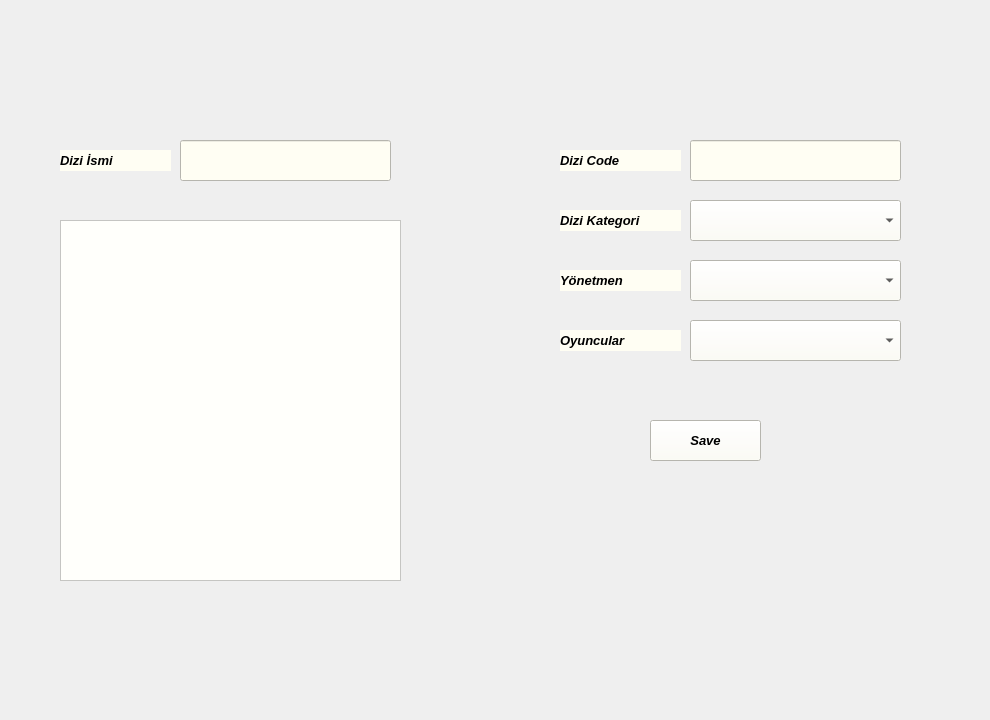
     <widget class="QWidget" name="tab_12">
      <attribute name="title">
       <string>DiziEkle</string>
      </attribute>
      <widget class="QTextEdit" name="textEdit_17">
       <property name="geometry">
        <rect>
         <x>60</x>
         <y>220</y>
         <width>341</width>
         <height>361</height>
        </rect>
       </property>
       <property name="styleSheet">
        <string notr="true">background-color: rgb(255, 255, 251);</string>
       </property>
      </widget>
      <widget class="QComboBox" name="comboBox_10">
       <property name="geometry">
        <rect>
         <x>690</x>
         <y>260</y>
         <width>211</width>
         <height>41</height>
        </rect>
       </property>
       <property name="styleSheet">
        <string notr="true">background-color: rgb(255, 254, 243);</string>
       </property>
      </widget>
      <widget class="QLabel" name="label_103">
       <property name="geometry">
        <rect>
         <x>60</x>
         <y>150</y>
         <width>111</width>
         <height>21</height>
        </rect>
       </property>
       <property name="font">
        <font>
         <pointsize>10</pointsize>
         <weight>75</weight>
         <italic>true</italic>
         <bold>true</bold>
        </font>
       </property>
       <property name="styleSheet">
        <string notr="true">background-color: rgb(255, 254, 243);</string>
       </property>
       <property name="text">
        <string>Dizi İsmi</string>
       </property>
      </widget>
      <widget class="QComboBox" name="comboBox_11">
       <property name="geometry">
        <rect>
         <x>690</x>
         <y>320</y>
         <width>211</width>
         <height>41</height>
        </rect>
       </property>
       <property name="styleSheet">
        <string notr="true">background-color: rgb(255, 254, 243);</string>
       </property>
      </widget>
      <widget class="QComboBox" name="comboBox_12">
       <property name="geometry">
        <rect>
         <x>690</x>
         <y>200</y>
         <width>211</width>
         <height>41</height>
        </rect>
       </property>
       <property name="styleSheet">
        <string notr="true">background-color: rgb(255, 254, 243);</string>
       </property>
      </widget>
      <widget class="QLineEdit" name="lineEdit_7">
       <property name="geometry">
        <rect>
         <x>180</x>
         <y>140</y>
         <width>211</width>
         <height>41</height>
        </rect>
       </property>
       <property name="font">
        <font>
         <pointsize>7</pointsize>
        </font>
       </property>
       <property name="styleSheet">
        <string notr="true">background-color: rgb(255, 254, 243);</string>
       </property>
      </widget>
      <widget class="QPushButton" name="pushButton_38">
       <property name="geometry">
        <rect>
         <x>650</x>
         <y>420</y>
         <width>111</width>
         <height>41</height>
        </rect>
       </property>
       <property name="font">
        <font>
         <pointsize>10</pointsize>
         <weight>75</weight>
         <italic>true</italic>
         <bold>true</bold>
        </font>
       </property>
       <property name="styleSheet">
        <string notr="true">background-color: rgb(255, 254, 243);</string>
       </property>
       <property name="text">
        <string>Save</string>
       </property>
      </widget>
      <widget class="QLabel" name="label_104">
       <property name="geometry">
        <rect>
         <x>560</x>
         <y>330</y>
         <width>121</width>
         <height>21</height>
        </rect>
       </property>
       <property name="font">
        <font>
         <pointsize>10</pointsize>
         <weight>75</weight>
         <italic>true</italic>
         <bold>true</bold>
        </font>
       </property>
       <property name="styleSheet">
        <string notr="true">background-color: rgb(255, 254, 243);</string>
       </property>
       <property name="text">
        <string>Oyuncular</string>
       </property>
      </widget>
      <widget class="QLabel" name="label_105">
       <property name="geometry">
        <rect>
         <x>560</x>
         <y>270</y>
         <width>121</width>
         <height>21</height>
        </rect>
       </property>
       <property name="font">
        <font>
         <pointsize>10</pointsize>
         <weight>75</weight>
         <italic>true</italic>
         <bold>true</bold>
        </font>
       </property>
       <property name="styleSheet">
        <string notr="true">background-color: rgb(255, 254, 243);</string>
       </property>
       <property name="text">
        <string>Yönetmen</string>
       </property>
      </widget>
      <widget class="QLabel" name="label_106">
       <property name="geometry">
        <rect>
         <x>560</x>
         <y>210</y>
         <width>121</width>
         <height>21</height>
        </rect>
       </property>
       <property name="font">
        <font>
         <pointsize>10</pointsize>
         <weight>75</weight>
         <italic>true</italic>
         <bold>true</bold>
        </font>
       </property>
       <property name="styleSheet">
        <string notr="true">background-color: rgb(255, 254, 243);</string>
       </property>
       <property name="text">
        <string>Dizi Kategori</string>
       </property>
      </widget>
      <widget class="QLineEdit" name="lineEdit_13">
       <property name="geometry">
        <rect>
         <x>690</x>
         <y>140</y>
         <width>211</width>
         <height>41</height>
        </rect>
       </property>
       <property name="styleSheet">
        <string notr="true">background-color: rgb(255, 254, 243);</string>
       </property>
      </widget>
      <widget class="QLabel" name="label_107">
       <property name="geometry">
        <rect>
         <x>560</x>
         <y>150</y>
         <width>121</width>
         <height>21</height>
        </rect>
       </property>
       <property name="font">
        <font>
         <pointsize>10</pointsize>
         <weight>75</weight>
         <italic>true</italic>
         <bold>true</bold>
        </font>
       </property>
       <property name="styleSheet">
        <string notr="true">background-color: rgb(255, 254, 243);</string>
       </property>
       <property name="text">
        <string>Dizi Code</string>
       </property>
      </widget>
      <widget class="QLabel" name="label_109">
       <property name="geometry">
        <rect>
         <x>0</x>
         <y>0</y>
         <width>981</width>
         <height>711</height>
        </rect>
       </property>
       <property name="styleSheet">
        <string notr="true">border-image: url(:/img/img42.jpg);</string>
       </property>
       <property name="text">
        <string/>
       </property>
      </widget>
      <zorder>label_109</zorder>
      <zorder>textEdit_17</zorder>
      <zorder>comboBox_10</zorder>
      <zorder>label_103</zorder>
      <zorder>comboBox_11</zorder>
      <zorder>comboBox_12</zorder>
      <zorder>lineEdit_7</zorder>
      <zorder>pushButton_38</zorder>
      <zorder>label_104</zorder>
      <zorder>label_105</zorder>
      <zorder>label_106</zorder>
      <zorder>lineEdit_13</zorder>
      <zorder>label_107</zorder>
     </widget>
